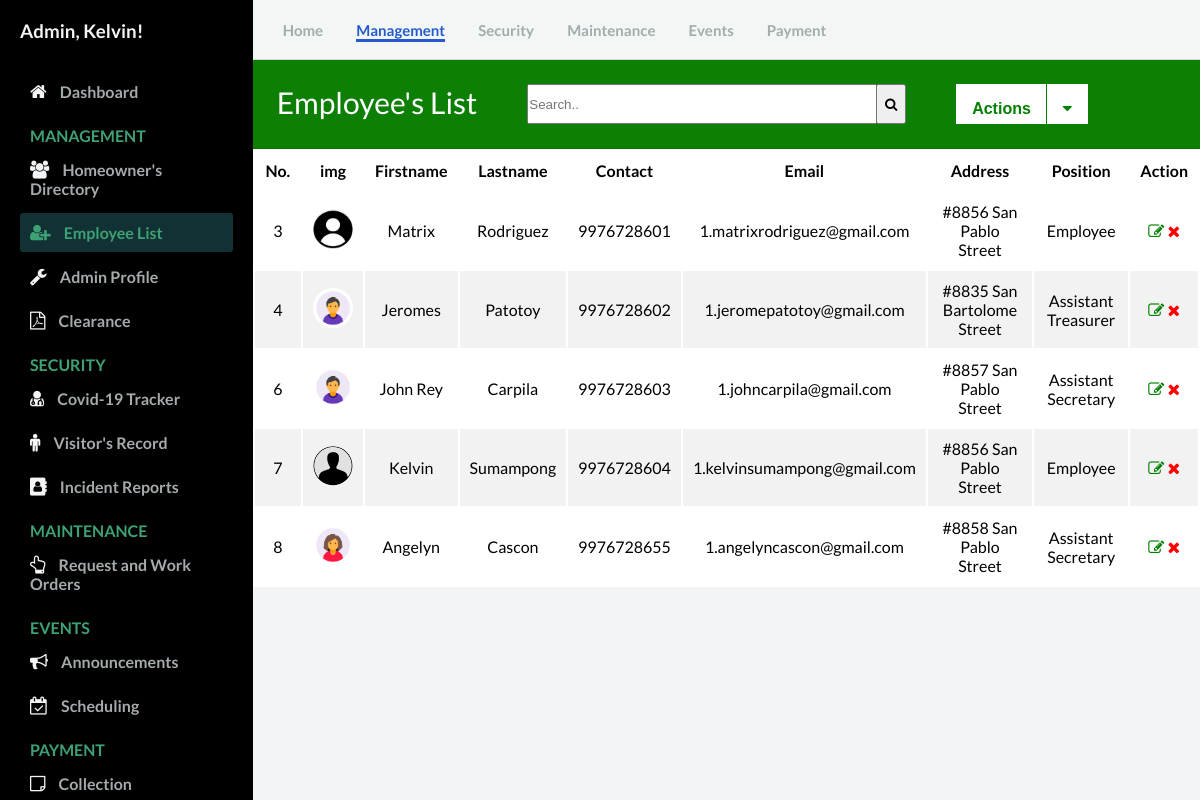
The app's page /admin/employees_record.php (signed in) with its own data.
### tables this page shows
CREATE TABLE `employee` (
  `id` int(11) NOT NULL,
  `user_id` bigint(20) NOT NULL,
  `username` varchar(50) NOT NULL,
  `password` varchar(50) NOT NULL,
  `firstname` text NOT NULL,
  `lastname` text NOT NULL,
  `contact` bigint(11) NOT NULL,
  `email` varchar(100) NOT NULL,
  `address` varchar(100) NOT NULL,
  `bday` varchar(50) NOT NULL,
  `position` text NOT NULL,
  `image` varchar(200) NOT NULL
);

### admin/controllers/function.php (called while the page is built, shortened)
<?php
function check_login($conn) {
	if(isset($_SESSION['user_id'])) {
		$id = $_SESSION['user_id'];
		$query = "SELECT * FROM admin WHERE user_id = '$id' limit 1";
		$result = mysqli_query($conn, $query);
		if($result && mysqli_num_rows($result) > 0) {
			$user_data = mysqli_fetch_assoc($result);
			return $user_data;
		}
	}
	die;
}

### admin/employees_record.php (the view, shortened to what this page needs)
<?php
  include("config/connection.php");
  include("controllers/function.php");
  $user_data = check_login($conn);
?>
<!DOCTYPE html>
<html lang="en">
  <head>
    <link rel="stylesheet" href="https://stackpath.bootstrapcdn.com/font-awesome/4.7.0/css/font-awesome.min.css"/>
    <link rel="stylesheet" href="css/style.css" />
  </head>
  <body id="body">
    <div class="container">
      <nav class="navbar">
        <div class="navbar__left">
          <a href="Dashboard.php">Home</a>
          <a class="active_link" href="User.php">Management</a>
          <a href="covid19_tracker.php">Security</a>
          <a href="work_order.php">Maintenance</a>
          <a href="announcement.php">Events</a>
          <a href="invoice.php">Payment</a>
        </div>
      </nav>
      <main>
        <div>
          <div class="card-header" id="user">
            <p style="float: left; font-size: 30px;">Employee's List</p>
            <form  action="#" style=" float: left;">
              <input type="search" placeholder="Search.." name="search2" id="myInput" class="search_field">
             <button type="submit" class="btn_search"><i class="fa fa-search"></i></button>
            </form>
            <button class="btn_action"><b>Actions</b></button>
            <div class="dropdown">
              <button class="btn_down"><i class="fa fa-caret-down"></i></button>
            </div>
          </div>
<?php require_once 'employee_crud.php'; ?>
<?php
  $mysqli = new mysqli('remotemysql.com', 'J5BJ2ZlQGm', 'FYAvWP4mmz', 'J5BJ2ZlQGm') or die(mysqli_error($mysqli));
  $result = $mysqli->query("SELECT * FROM employee") or die($mysqli->error);
?>
        <thead>
            <table id="user" style="background-color: white; width: 100%;">
              <tr>
                <th style="width: 5%;"><b>No.</b></th>
                <th style="width: 5%;"><b>img</b></th>
                <th><b>Firstname</b></b></th>
                <th><b>Lastname</b></th>
                <th><b>Contact</b></th>
                <th><b>Email</b></th>
                <th><b>Address</b></th>
                <th><b>Position</b></th>
                <th colspan="2"><b>Action</b></th>
              </tr>
        </thead>
        <tbody id="myTable">
        <?php
          while ($row = $result->fetch_assoc()): ?>
              <tr>
                <td><?php echo $row['id']; ?></td>
                <td><?php echo "<img src='images/employee/".$row['image']."' >"; ?></td>
                <td><?php echo $row['firstname']; ?></td>
                <td><?php echo $row['lastname']; ?></td>
                <td><?php echo $row['contact']; ?></td>
                <td><?php echo $row['email']; ?></td>
                <td><?php echo $row['address']; ?></td>
                <td><?php echo $row['position']; ?></td>
                <td colspan="2">
                  <a href="employee_edit.php?edit=<?php echo $row['id']; ?>"><i class="fa fa-edit text-edit" title="Update"></i></a>
                  <a href="employee_crud.php?delete=<?php echo $row['id']; ?>" onclick="return confirm('Are you sure you want to Delete this info?');"><i class="fa fa-remove text-remove" title="Delete"></i></a></a>
                </td>
              </tr>
          <?php endwhile; ?>
        </div>
      </main>
      <div id="sidebar">
        <div class="sidebar__title">
            <h3>Admin, <?php echo $user_data['firstname']; ?>!</h3>
        </div>
        <div class="sidebar__menu">
          <div class="sidebar__link ">
            <i class="fa fa-home"></i>
            <a href="Dashboard.php">Dashboard</a>
          </div>
          <h2>MANAGEMENT</h2>
          <div class="sidebar__link">
            <i class="fa fa-users" aria-hidden="true"></i>
            <a href="User.php">Homeowner's Directory</a>
          </div>
          <div class="sidebar__link active_menu_link">
            <i class="fa fa-user-plus" aria-hidden="true"></i>
            <a href="employees_record.php">Employee List</a>
          </div>
          <div class="sidebar__link">
            <i class="fa fa-wrench"></i>
            <a href="Admin_profile.php">Admin Profile</a>
          </div>
          <div class="sidebar__link">
            <i class="fa fa-file-pdf-o"></i>
            <a href="residency.php">Clearance</a>
          </div>
          <h2>SECURITY</h2>
          <div class="sidebar__link">
            <i class="fa fa-user-md"></i>
            <a href="covid19_tracker.php">Covid-19 Tracker</a>
          </div>
          <div class="sidebar__link">
            <i class="fa fa-male"></i>
            <a href="visitors_record.php">Visitor's Record</a>
          </div>
          <div class="sidebar__link">
            <i class="fa fa-address-book"></i>
            <a href="incident_record.php">Incident Reports</a>
          </div>
          <h2>MAINTENANCE</h2>
          <div class="sidebar__link ">
            <i class="fa fa-hand-o-up"></i>
            <a href="work_order.php">Request and Work Orders</a>
          </div>
          <h2>EVENTS</h2>
          <div class="sidebar__link ">
            <i class="fa fa-bullhorn"></i>
            <a href="announcement.php">Announcements</a>
          </div>
          <div class="sidebar__link">
            <i class="fa fa-calendar-check-o"></i>
            <a href="Scheduling.php">Scheduling</a>
          </div>
          <h2>PAYMENT</h2>
          <div class="sidebar__link">
            <i class="fa fa-sticky-note-o"></i>
            <a href="invoice.php">Collection</a>
          </div>
      </div>
    </div>
  </body>
</html>

### admin/css/style.css (style rules this page uses)
* { margin: 0; padding: 0; }
body { font-family: 'Lato', sans-serif; box-sizing: border-box; }
.container { display: grid; height: 100vh; grid-template-columns: 0.8fr 1fr 1fr 1fr; grid-template-rows: 0.2fr 3fr; grid-template-areas: "sidebar nav nav nav" "sidebar main main main" }
.navbar { background: #f2f7f5; grid-area: nav; height: 60px; display: flex; align-items: center; justify-content: space-between; padding: 0 30px 0 30px; border-bottom: 1px solid lightgray; }
.navbar__left > a { margin-right: 30px; text-decoration: none; color: #a5aaad; font-size: 15px; font-weight: 700; }
.navbar__left .active_link { color: #265acc; border-bottom: 3px solid #265acc; padding-bottom: 12 px; }
main { background: #f3f4f6; grid-area: main; overflow-y: auto; }
#sidebar { background: #000000; grid-area: sidebar; overflow-y: auto; padding: 20px; -webkit-transition: all 0.5s; transition: all 0.5s; }
.sidebar__title { display:flex; justify-content: space-between; align-items: center; color: #f3f4f6; margin-bottom: 30px; }
.sidebar__menu > h2 { color: #3ea175; font-size: 16px; margin-top: 15px; margin-bottom: 5px; padding: 0 10px; font-weight: 700; }
.sidebar__link { color: #f3f4f6; padding: 10px; border-radius: 3px; margin-bottom: 5px; }
.active_menu_link { background: rgba(62, 161, 171,0.3); color: #3ea175; }
.active_menu_link a { color: #3ea175 !important; }
.sidebar__link > a { text-decoration: none; color: #a5aaad; font-weight: 700; }
.sidebar__link >i { margin-right: 10px; font-size: 18px; }
#user div { font-family: "Trebuchet MS", Arial, Helvetica, sans-serif; border-collapse: collapse; }
#user td, #user th { padding: 10px; text-align: center; }
#user tr:nth-child(even) { background-color: #f2f2f2; }
.card-header { padding: 1.50rem; margin-bottom: 0; background-color: #0D7F05; border-bottom: 1px solid rgba(0, 0, 0, 0.125); color: #ffffff; font-size: 20px; }
.text-edit { color: green; }
.text-remove { color: red; }
* { box-sizing: border-box; }
.search_field { width: 350px; height: 40px; margin-left: 50px; }
.btn_search { margin-left: -5px; height: 40px; width: 30px; }
.btn_action, .btn_one { background-color: white; color: green; padding: 16px; font-size: 16px; border: none; outline: none; height: 40px; margin-left: 50px; }
.btn_down { background-color: white; color: green; padding: 16px; font-size: 16px; border: none; outline: none; height: 40px; margin-left: -5px; border-left:1px solid green; }
.dropdown { position: relative; display: inline-block; }
.dropdown-content a, { color: black; padding: 12px 16px; text-decoration: none; display: block; }

### admin/employees_record.php (style rules this page uses)
img { float: center; margin: 0; width: 40px; height: 40px; border-radius: 50%; }

### records on screen
employee: id "3", image (picture), firstname "Matrix", lastname "Rodriguez", contact "9976728601", email "1.matrixrodriguez@gmail.com", address "#8856 San Pablo Street", position "Employee"
employee: id "4", image (picture), firstname "Jeromes", lastname "Patotoy", contact "9976728602", email "1.jeromepatotoy@gmail.com", address "#8835 San Bartolome Street", position "Assistant Treasurer"
employee: id "6", image (picture), firstname "John Rey", lastname "Carpila", contact "9976728603", email "1.johncarpila@gmail.com", address "#8857 San Pablo Street", position "Assistant Secretary"
employee: id "7", image (picture), firstname "Kelvin", lastname "Sumampong", contact "9976728604", email "1.kelvinsumampong@gmail.com", address "#8856 San Pablo Street", position "Employee"
employee: id "8", image (picture), firstname "Angelyn", lastname "Cascon", contact "9976728655", email "1.angelyncascon@gmail.com", address "#8858 San Pablo Street", position "Assistant Secretary"

### other values on screen
$user_data['firstname'] "Kelvin"
